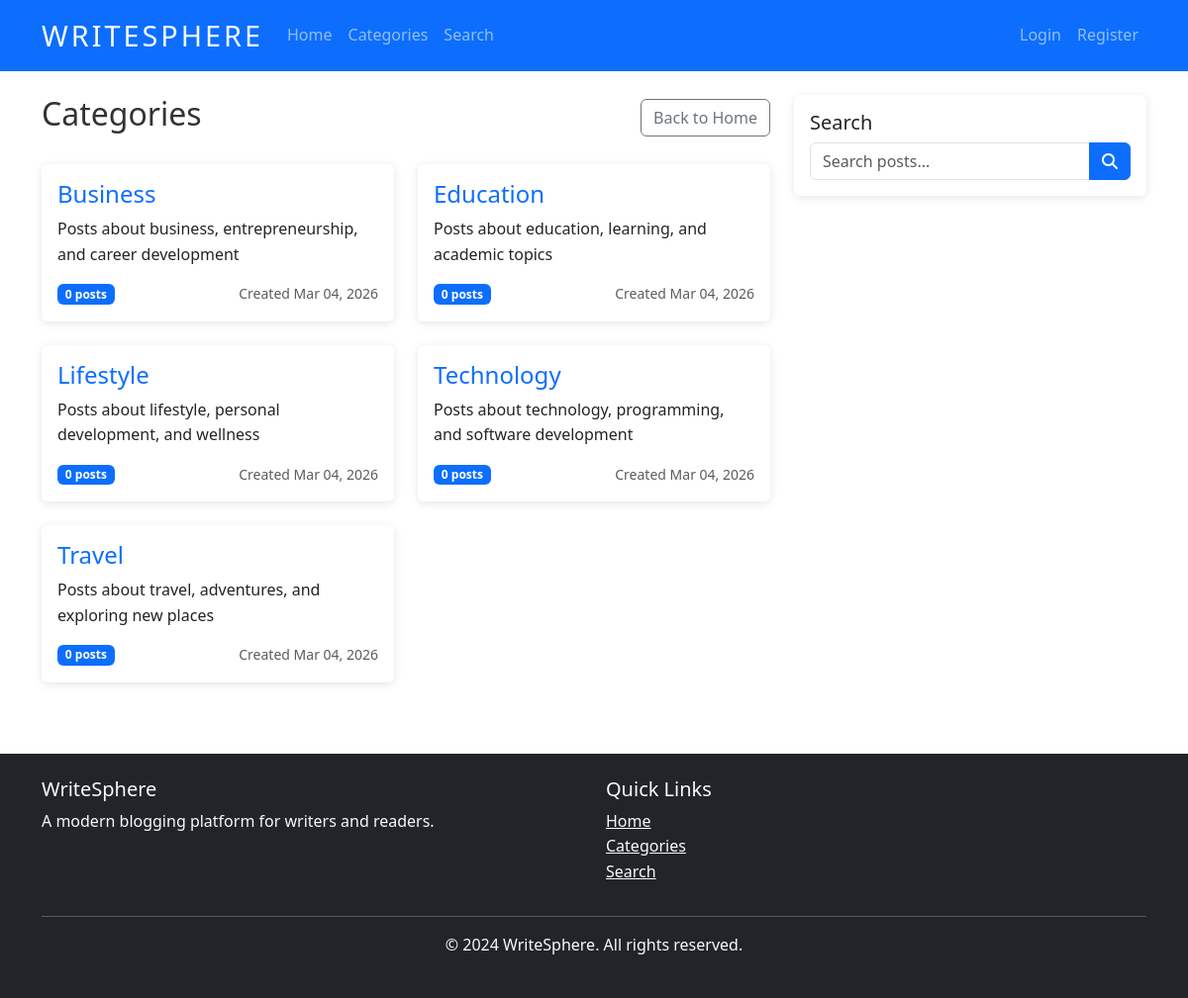
Page /categories/ on the committed database.
### blog/models.py (models this page shows, shortened)
class Category(models.Model):
    name = models.CharField(max_length=100, unique=True)
    slug = models.SlugField(max_length=100, unique=True, blank=True)
    description = models.TextField(blank=True)
    created_at = models.DateTimeField(auto_now_add=True)
    class Meta:
        verbose_name_plural = "Categories"
        ordering = ['name']

### blog/views.py (the view)
# urls.py: path('categories/', views.CategoryListView.as_view(), name='category_list'),
class CategoryListView(ListView):
    model = Category
    template_name = 'blog/category_list.html'
    context_object_name = 'categories'
    def get_queryset(self):
        return Category.objects.annotate(post_count=Count('posts')).order_by('name')

### templates/blog/category_list.html (shortened to what this page needs)
{% extends 'base.html' %}
{% block content %}
<div class="row">
    <div class="col-lg-8">
        <div class="d-flex justify-content-between align-items-center mb-4">
            <h2>Categories</h2>
            <a href="{% url 'blog:home' %}" class="btn btn-outline-secondary">Back to Home</a>
        </div>
        {% if categories %}
            <div class="row">
                {% for category in categories %}
                <div class="col-md-6 mb-4">
                    <div class="card h-100">
                        <div class="card-body">
                            <h4 class="card-title">
                                <a href="{% url 'blog:category_detail' category.slug %}" class="text-decoration-none">
                                    {{ category.name }}
                                </a>
                            </h4>
                            {% if category.description %}
                            <p class="card-text">{{ category.description|truncatewords:30 }}</p>
                            {% endif %}
                            <div class="d-flex justify-content-between align-items-center">
                                <span class="badge bg-primary">{{ category.post_count }} post{{ category.post_count|pluralize }}</span>
                                <small class="text-muted">Created {{ category.created_at|date:"M d, Y" }}</small>
                            </div>
                        </div>
                    </div>
                </div>
                {% endfor %}
            </div>
        {% endif %}
    </div>
    <div class="col-lg-4">
        <aside>
            <div class="card mb-4">
                <div class="card-body">
                    <h5 class="card-title">Search</h5>
                    <form action="{% url 'blog:search' %}" method="get">
                        <div class="input-group">
                            <input type="text" name="query" class="form-control" placeholder="Search posts...">
                            <button class="btn btn-primary" type="submit">
                                <i class="fas fa-search"></i>
                            </button>
                        </div>
                    </form>
                </div>
            </div>
        </aside>
    </div>
</div>
{% endblock %}

### static/css/style.css (style rules this page uses)
body { font-family: 'Segoe UI', Tahoma, Geneva, Verdana, sans-serif; line-height: 1.6; color: #333; }
.card { border: none; box-shadow: 0 2px 10px rgba(0,0,0,0.1); transition: transform 0.2s ease-in-out; }

### rows in the picture
Category: name "Business", description "Posts about business, entrepreneurship, and career development", post_count "0", created_at "Mar 04, 2026"
Category: name "Education", description "Posts about education, learning, and academic topics", post_count "0", created_at "Mar 04, 2026"
Category: name "Lifestyle", description "Posts about lifestyle, personal development, and wellness", post_count "0", created_at "Mar 04, 2026"
Category: name "Technology", description "Posts about technology, programming, and software development", post_count "0", created_at "Mar 04, 2026"
Category: name "Travel", description "Posts about travel, adventures, and exploring new places", post_count "0", created_at "Mar 04, 2026"
